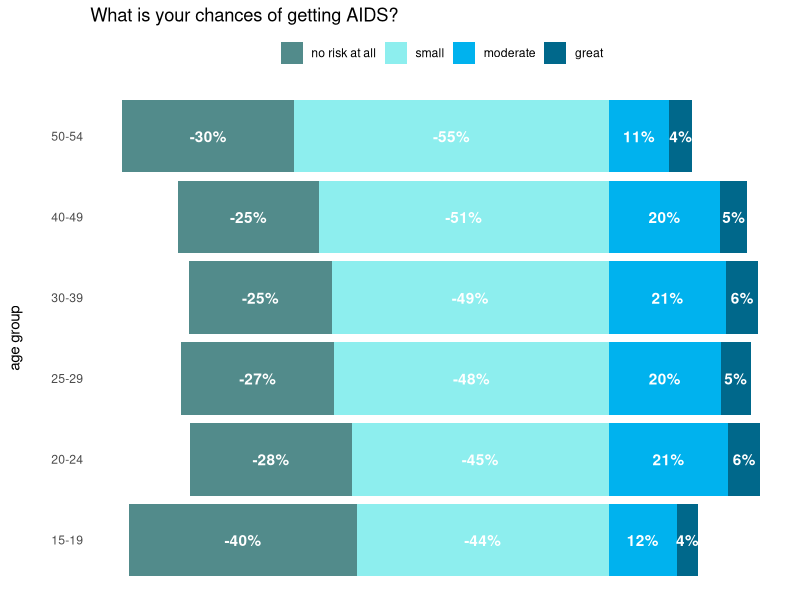
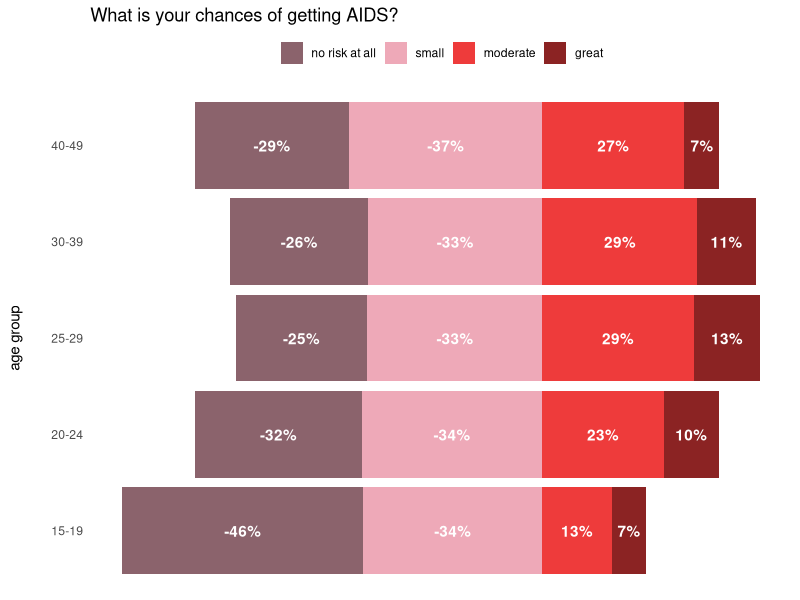
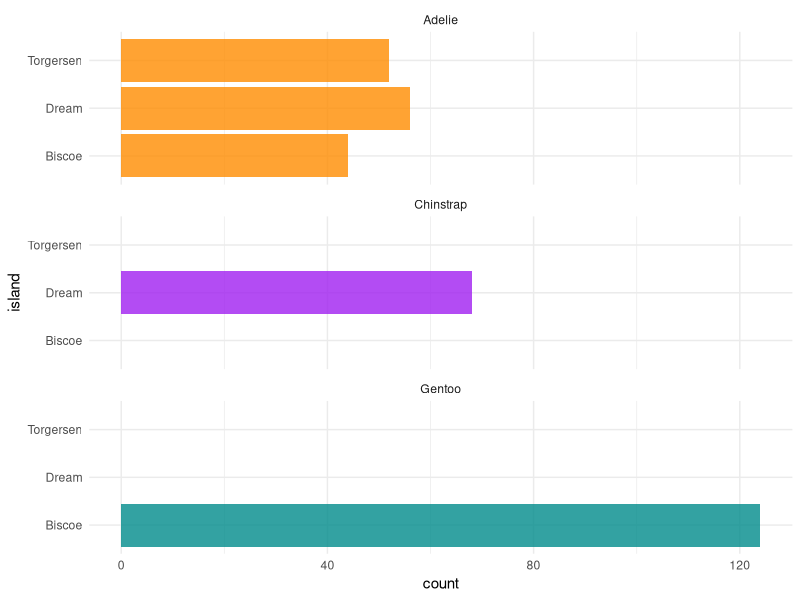

R code for these plots, in order:
## ---- chunk 1
knitr::opts_chunk$set(echo = TRUE)

library(tidyverse)
library(palmerpenguins)
library(scales)
data <- readr::read_csv("../data/cleaned_data.csv")
## ---- chunk 2
age_group_diverging <- data %>% filter(demographic_type == "age group" ,survey_answer != "don't know")%>% mutate(chances_of_getting_aids = if_else(survey_answer %in% c("no risk at all","small"), -chances_of_getting_aids, chances_of_getting_aids)) %>%
  mutate(percent_label = abs(chances_of_getting_aids)) %>%
  mutate(percent_label = percent(chances_of_getting_aids/100, accuracy = 1))

age_group_diverging %>% filter(gender == "male")%>%
  ggplot(aes(
    x = demographic_info,
    y = chances_of_getting_aids,
    fill = survey_answer
  )) + geom_col() +
  geom_text(aes(label = percent_label),
    position = position_stack(vjust = 0.5),
    color = "white",
    fontface = "bold"
  ) +
  coord_flip() +
  scale_x_discrete() +
  scale_fill_manual(
    breaks = c("no risk at all", "small", "moderate", "great"),
    values = c(
      "no risk at all" = "darkslategray4",
      "small" = "darkslategray2",
      "moderate" = "deepskyblue2",
      "great" = "deepskyblue4"
    )
  ) +
  labs(
    title = "What is your chances of getting AIDS?",
    x = "age group",
    fill = NULL
  ) +
  theme_minimal() +
  theme(
    axis.title.y = element_text(margin = margin(r = 20)),
    axis.text.x = element_blank(),
    axis.title.x = element_blank(),
    panel.grid = element_blank(),
    legend.position = "top"
  )
  
  age_group_diverging %>% filter(gender == "female")%>%
  ggplot(aes(
    x = demographic_info,
    y = chances_of_getting_aids,
    fill = survey_answer
  )) + geom_col() +
  geom_text(aes(label = percent_label),
    position = position_stack(vjust = 0.5),
    color = "white",
    fontface = "bold"
  ) +
  coord_flip() +
  scale_x_discrete() +
  scale_fill_manual(
    breaks = c("no risk at all", "small", "moderate", "great"),
    values = c(
      "no risk at all" = "pink4",
      "small" = "pink2",
      "moderate" = "brown2",
      "great" = "brown4"
    )
  ) +
  labs(
    title = "What is your chances of getting AIDS?",
    x = "age group",
    fill = NULL
  ) +
  theme_minimal() +
  theme(
    axis.title.y = element_text(margin = margin(r = 20)),
    axis.text.x = element_blank(),
    axis.title.x = element_blank(),
    panel.grid = element_blank(),
    legend.position = "top"
  )
## ---- chunk 3

# This needs to be about the random data tha tI sasmpled?
ggplot(penguins, aes(x = island, fill = species)) +
  geom_bar(alpha = 0.8) +
  scale_fill_manual(
    values = c("darkorange", "purple", "cyan4"),
    guide = FALSE
  ) +
  theme_minimal() +
  facet_wrap(~species, ncol = 1) +
  coord_flip()
